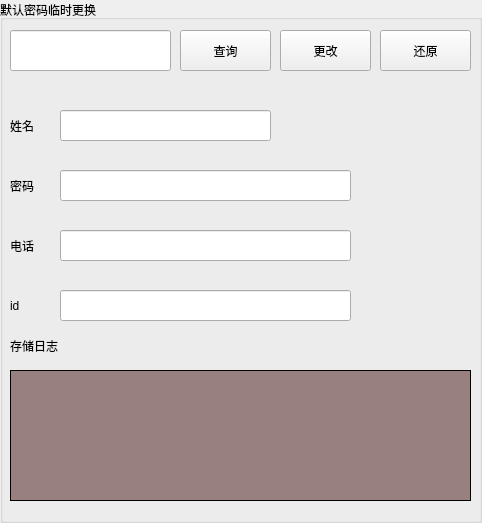
<?xml version="1.0" encoding="UTF-8"?>
<ui version="4.0">
 <class>GroupBox</class>
 <widget class="QGroupBox" name="GroupBox">
  <property name="geometry">
   <rect>
    <x>0</x>
    <y>0</y>
    <width>482</width>
    <height>523</height>
   </rect>
  </property>
  <property name="windowTitle">
   <string>GroupBox</string>
  </property>
  <property name="title">
   <string>默认密码临时更换</string>
  </property>
  <widget class="QPushButton" name="pushButton">
   <property name="geometry">
    <rect>
     <x>180</x>
     <y>30</y>
     <width>91</width>
     <height>41</height>
    </rect>
   </property>
   <property name="text">
    <string>查询</string>
   </property>
  </widget>
  <widget class="QPushButton" name="pushButton_2">
   <property name="geometry">
    <rect>
     <x>280</x>
     <y>30</y>
     <width>91</width>
     <height>41</height>
    </rect>
   </property>
   <property name="text">
    <string>更改</string>
   </property>
  </widget>
  <widget class="QLineEdit" name="lineEdit">
   <property name="geometry">
    <rect>
     <x>10</x>
     <y>30</y>
     <width>161</width>
     <height>41</height>
    </rect>
   </property>
  </widget>
  <widget class="QLineEdit" name="lineEdit_2">
   <property name="geometry">
    <rect>
     <x>60</x>
     <y>110</y>
     <width>211</width>
     <height>31</height>
    </rect>
   </property>
   <property name="readOnly">
    <bool>true</bool>
   </property>
  </widget>
  <widget class="QPushButton" name="pushButton_3">
   <property name="geometry">
    <rect>
     <x>380</x>
     <y>30</y>
     <width>91</width>
     <height>41</height>
    </rect>
   </property>
   <property name="text">
    <string>还原</string>
   </property>
  </widget>
  <widget class="QLineEdit" name="lineEdit_3">
   <property name="geometry">
    <rect>
     <x>60</x>
     <y>170</y>
     <width>291</width>
     <height>31</height>
    </rect>
   </property>
  </widget>
  <widget class="QLineEdit" name="lineEdit_4">
   <property name="geometry">
    <rect>
     <x>60</x>
     <y>230</y>
     <width>291</width>
     <height>31</height>
    </rect>
   </property>
   <property name="readOnly">
    <bool>true</bool>
   </property>
  </widget>
  <widget class="QLineEdit" name="lineEdit_6">
   <property name="geometry">
    <rect>
     <x>60</x>
     <y>290</y>
     <width>291</width>
     <height>31</height>
    </rect>
   </property>
   <property name="readOnly">
    <bool>true</bool>
   </property>
  </widget>
  <widget class="QLabel" name="label">
   <property name="geometry">
    <rect>
     <x>10</x>
     <y>370</y>
     <width>461</width>
     <height>131</height>
    </rect>
   </property>
   <property name="font">
    <font>
     <family>Consolas</family>
     <pointsize>8</pointsize>
    </font>
   </property>
   <property name="autoFillBackground">
    <bool>false</bool>
   </property>
   <property name="styleSheet">
    <string notr="true">border-width: 1px;border-style: solid;background-color: rgb(152, 128, 129);</string>
   </property>
   <property name="text">
    <string/>
   </property>
   <property name="scaledContents">
    <bool>false</bool>
   </property>
  </widget>
  <widget class="QLabel" name="label_2">
   <property name="geometry">
    <rect>
     <x>10</x>
     <y>110</y>
     <width>41</width>
     <height>31</height>
    </rect>
   </property>
   <property name="text">
    <string>姓名</string>
   </property>
  </widget>
  <widget class="QLabel" name="label_3">
   <property name="geometry">
    <rect>
     <x>10</x>
     <y>170</y>
     <width>41</width>
     <height>31</height>
    </rect>
   </property>
   <property name="text">
    <string>密码</string>
   </property>
  </widget>
  <widget class="QLabel" name="label_4">
   <property name="geometry">
    <rect>
     <x>10</x>
     <y>230</y>
     <width>41</width>
     <height>31</height>
    </rect>
   </property>
   <property name="text">
    <string>电话</string>
   </property>
  </widget>
  <widget class="QLabel" name="label_5">
   <property name="geometry">
    <rect>
     <x>10</x>
     <y>290</y>
     <width>41</width>
     <height>31</height>
    </rect>
   </property>
   <property name="text">
    <string>id</string>
   </property>
  </widget>
  <widget class="QLabel" name="label_6">
   <property name="geometry">
    <rect>
     <x>10</x>
     <y>330</y>
     <width>81</width>
     <height>31</height>
    </rect>
   </property>
   <property name="text">
    <string>存储日志</string>
   </property>
  </widget>
  <zorder>formLayoutWidget</zorder>
  <zorder>pushButton</zorder>
  <zorder>pushButton_2</zorder>
  <zorder>lineEdit</zorder>
  <zorder>lineEdit_2</zorder>
  <zorder>pushButton_3</zorder>
  <zorder>lineEdit_3</zorder>
  <zorder>lineEdit_4</zorder>
  <zorder>lineEdit_6</zorder>
  <zorder>label_2</zorder>
  <zorder>label_3</zorder>
  <zorder>label_4</zorder>
  <zorder>label_5</zorder>
  <zorder>label_6</zorder>
  <zorder>label</zorder>
 </widget>
 <resources/>
 <connections/>
</ui>
